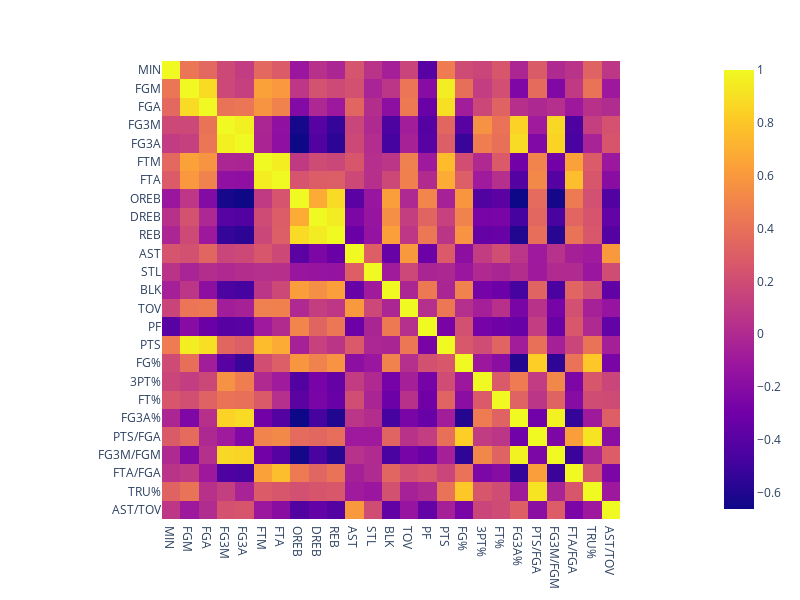

This figure's notebook cell:
### Code cell
# Create correlation plot

fig = px.imshow(data_per_min.corr())
fig.update_layout(
    autosize=False,
    width=800,  # Adjust the width as desired
    height=600,  # Adjust the height as desired
)
fig.show()

### Figure 1 — Plotly figure (JSON) as saved in the notebook; plotly's stock layout.template omitted (floating-point values rounded to 4 significant figures; data arrays with more than 128 entries replaced by an {"elided": "..."} marker saying what was removed)
{"data": [{"coloraxis": "coloraxis", "hovertemplate": "x: %{x}<br>y: %{y}<br>color: %{z}<extra></extra>", "name": "0", "type": "heatmap", "x": ["MIN", "FGM", "FGA", "FG3M", "FG3A", "FTM", "FTA", "OREB", "DREB", "REB", "AST", "STL", "BLK", "TOV", "PF", "PTS", "FG%", "3PT%", "FT%", "FG3A%", "PTS/FGA", "FG3M/FGM", "FTA/FGA", "TRU%", "AST/TOV"], "xaxis": "x", "y": ["MIN", "FGM", "FGA", "FG3M", "FG3A", "FTM", "FTA", "OREB", "DREB", "REB", "AST", "STL", "BLK", "TOV", "PF", "PTS", "FG%", "3PT%", "FT%", "FG3A%", "PTS/FGA", "FG3M/FGM", "FTA/FGA", "TRU%", "AST/TOV"], "yaxis": "y", "z": {"elided": "25x25 float values"}}], "layout": {"autosize": false, "coloraxis": {"colorscale": [[0, "#0d0887"], [0.1111, "#46039f"], [0.2222, "#7201a8"], [0.3333, "#9c179e"], [0.4444, "#bd3786"], [0.5556, "#d8576b"], [0.6667, "#ed7953"], [0.7778, "#fb9f3a"], [0.8889, "#fdca26"], [1, "#f0f921"]]}, "height": 600, "margin": {"t": 60}, "width": 800, "xaxis": {"anchor": "y", "autorange": true, "constrain": "domain", "domain": [0.1318, 0.8682], "range": [-0.5, 24.5], "scaleanchor": "y", "type": "category"}, "yaxis": {"anchor": "x", "autorange": true, "constrain": "domain", "domain": [0, 1], "range": [24.5, -0.5], "type": "category"}}}
